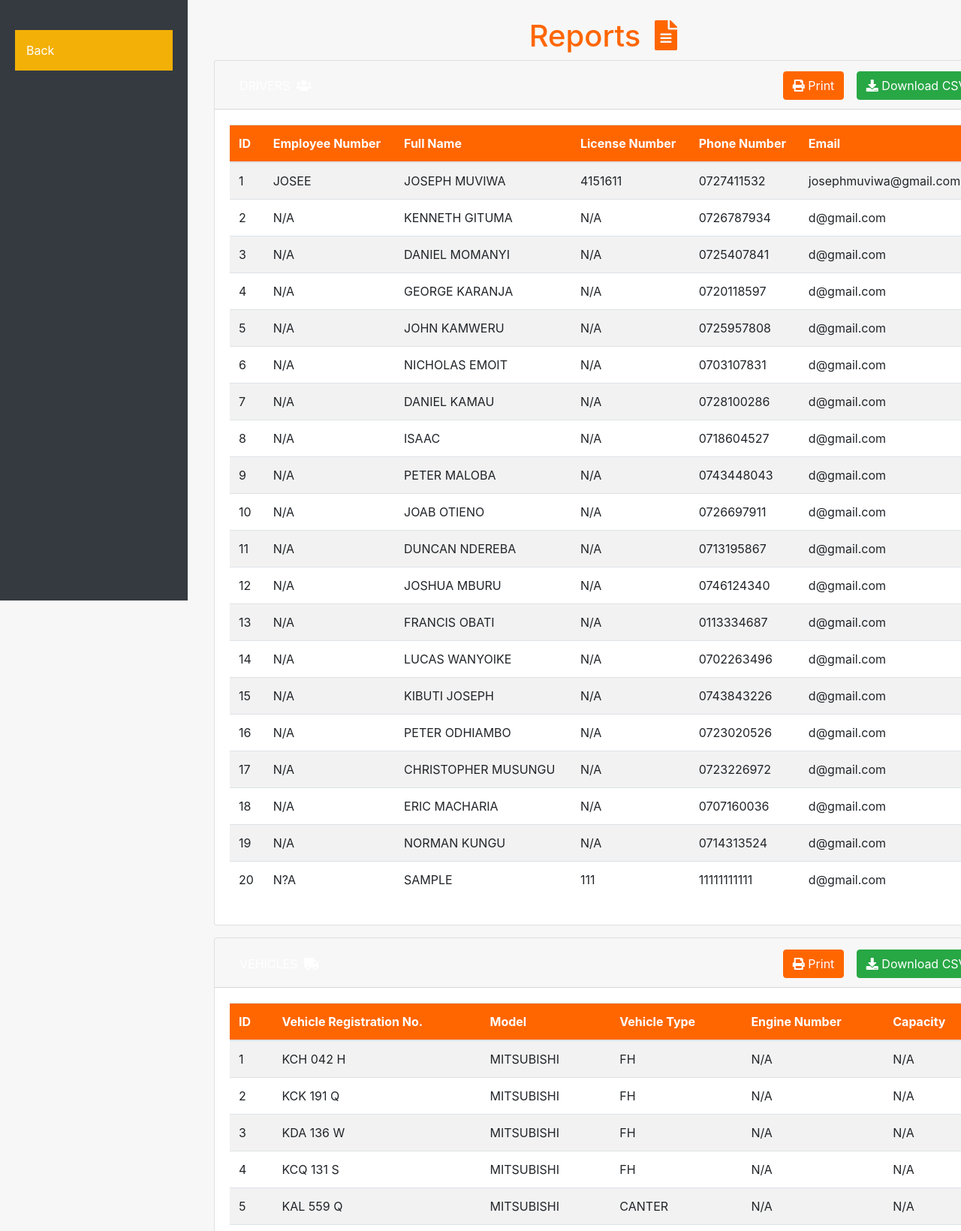
The page /reports/ (upper part) on the database its author committed.
### DLMS/models.py (models this page shows, shortened)
class Driver(models.Model):
    full_name = models.CharField(max_length=100)
    employee_number = models.CharField(max_length=100)
    license_number = models.CharField(max_length=50)
    phone_number = models.CharField(max_length=15)
    email = models.EmailField()

class Vehicle(models.Model):
    vehicle_regno = models.CharField(max_length=100)
    vehicle_model = models.CharField(max_length=100)
    vehicle_type = models.CharField(max_length=100)
    engine_number = models.CharField(max_length=100)
    capacity = models.CharField(max_length=100)

### DLMS/views.py (the view)
# urls.py: path('reports/', reports, name='reports'),
def reports(request):
    drivers = Driver.objects.all()
    co_drivers = CoDriver.objects.all()
    vehicles = Vehicle.objects.all()
    return render(request, 'reports.html', {
        'drivers': drivers,
        'co_drivers': co_drivers,
        'vehicles': vehicles
    })

### DLMS/templates/reports.html (shortened to what this page needs)
<!DOCTYPE html>
<html lang="en">
<head>
  <link rel="stylesheet" href="https://stackpath.bootstrapcdn.com/bootstrap/4.5.2/css/bootstrap.min.css">
  <link rel="stylesheet" href="https://cdnjs.cloudflare.com/ajax/libs/font-awesome/5.15.3/css/all.min.css">
  {% load static %}
  <link rel="stylesheet" href="{% static 'reports.css' %}">
</head>
<body>
  <div class="sidebar">
    <a href="#" class="back-button" onclick="goToDashboard()">Back</a>
  </div>
  <div class="container mt-4 col-md-10">
    <h1 class="text-center">
        Reports
        <i class="fas fa-file-alt ml-2"></i>
    </h1>
    <div class="card">
      <div class="card-header" id="driversHeading">
        <h2 class="mb-0">
          <button class="btn btn-link text-white" type="button" data-toggle="collapse" data-target="#driversCollapse" aria-expanded="true" aria-controls="driversCollapse">
            <i class="fas fa-users ml-1"></i>
          </button>
          <div class="float-right no-print">
            <button class="btn btn-primary mr-2 btn-print" onclick="printSection('driversCollapse')">
              <i class="fas fa-print"></i> Print
            </button>
            <button class="btn btn-success btn-download" onclick="downloadCSV('drivers')">
              <i class="fas fa-download"></i> Download CSV
            </button>
          </div>
        </h2>
      </div>
      <div id="driversCollapse" class="collapse show" aria-labelledby="driversHeading">
        <div class="card-body">
          <table class="table table-striped">
            <thead>
              <tr>
                <th>ID</th>
                <th>Employee Number</th>
                <th>Full Name</th>
                <th>License Number</th>
                <th>Phone Number</th>
                <th>Email</th>
              </tr>
            </thead>
            <tbody>
              {% for driver in drivers %}
              <tr>
                <td>{{ forloop.counter }}</td>
                <td>{{ driver.employee_number }}</td>
                <td>{{ driver.full_name }}</td>
                <td>{{ driver.license_number }}</td>
                <td>{{ driver.phone_number }}</td>
                <td>{{ driver.email }}</td>
              </tr>
              {% endfor %}
            </tbody>
          </table>
        </div>
      </div>
    </div>
    <div class="card mt-3">
      <div class="card-header" id="vehiclesHeading">
        <h2 class="mb-0">
          <button class="btn btn-link text-white" type="button" data-toggle="collapse" data-target="#vehiclesCollapse" aria-expanded="true" aria-controls="vehiclesCollapse">
            <i class="fas fa-truck ml-1"></i>
          </button>
          <div class="float-right no-print">
            <button class="btn btn-primary mr-2 btn-print" onclick="printSection('vehiclesCollapse')">
              <i class="fas fa-print"></i> Print
            </button>
            <button class="btn btn-success btn-download" onclick="downloadCSV('vehicles')">
              <i class="fas fa-download"></i> Download CSV
            </button>
          </div>
        </h2>
      </div>
      <div id="vehiclesCollapse" class="collapse show" aria-labelledby="vehiclesHeading">
        <div class="card-body">
          <table class="table table-striped">
            <thead>
              <tr>
                <th>ID</th>
                <th>Vehicle Registration No.</th>
                <th>Model</th>
                <th>Vehicle Type</th>
                <th>Engine Number</th>
                <th>Capacity</th>
              </tr>
            </thead>
            <tbody>
              {% for vehicle in vehicles %}
              <tr>
                <td>{{ forloop.counter }}</td>
                <td>{{ vehicle.vehicle_regno }}</td>
                <td>{{ vehicle.vehicle_model }}</td>
                <td>{{ vehicle.vehicle_type }}</td>
                <td>{{ vehicle.engine_number }}</td>
                <td>{{ vehicle.capacity }}</td>
              </tr>
              {% endfor %}
            </tbody>
          </table>
        </div>
      </div>
    </div>
  </div>
   </body>
</html>

### DLMS/static/reports.css (style rules this page uses)
body { background-color: #f7f7f7; color: #333; margin: 0; padding: 0; }
h1 { color: #ff6600; }
.btn-primary { background-color: #ff6600; border-color: #ff6600; }
.table thead th { background-color: #ff6600; color: white; }
.sidebar { position: fixed; top: 0; left: 0; width: 200px; height: 100%; background-color: #343a40; padding-top: 20px; z-index: 1000; overflow-y: auto; }
.sidebar a { color: #fff; padding: 15px; text-decoration: none; display: block; }
.back-button { display: inline-block; padding: 10px 15px; background-color: #f3b006; color: #f0e80ee0; border: none; cursor: pointer; }
.sidebar { width: 250px; height: 100vh; position: fixed; background-color: #343a40; color: white; padding: 20px; }
.container { margin-left: 270px; }
.sidebar a { color: white; text-decoration: none; display: block; margin-top: 20px; }
.btn-link { color: white; text-decoration: none; }

### rows shown on the page
Driver: employee_number "JOSEE", full_name "JOSEPH MUVIWA", license_number "4151611", phone_number "0727411532", email "josephmuviwa@gmail.com"
Driver: employee_number "N/A", full_name "KENNETH GITUMA", license_number "N/A", phone_number "0726787934", email "d@gmail.com"
Driver: employee_number "N/A", full_name "DANIEL MOMANYI", license_number "N/A", phone_number "0725407841", email "d@gmail.com"
Driver: employee_number "N/A", full_name "GEORGE KARANJA", license_number "N/A", phone_number "0720118597", email "d@gmail.com"
Driver: employee_number "N/A", full_name "JOHN KAMWERU", license_number "N/A", phone_number "0725957808", email "d@gmail.com"
Driver: employee_number "N/A", full_name "NICHOLAS EMOIT", license_number "N/A", phone_number "0703107831", email "d@gmail.com"
Driver: employee_number "N/A", full_name "DANIEL KAMAU", license_number "N/A", phone_number "0728100286", email "d@gmail.com"
Driver: employee_number "N/A", full_name "ISAAC", license_number "N/A", phone_number "0718604527", email "d@gmail.com"
Driver: employee_number "N/A", full_name "PETER MALOBA", license_number "N/A", phone_number "0743448043", email "d@gmail.com"
Driver: employee_number "N/A", full_name "JOAB OTIENO", license_number "N/A", phone_number "0726697911", email "d@gmail.com"
Driver: employee_number "N/A", full_name "DUNCAN NDEREBA", license_number "N/A", phone_number "0713195867", email "d@gmail.com"
Driver: employee_number "N/A", full_name "JOSHUA MBURU", license_number "N/A", phone_number "0746124340", email "d@gmail.com"
Driver: employee_number "N/A", full_name "FRANCIS OBATI", license_number "N/A", phone_number "0113334687", email "d@gmail.com"
Driver: employee_number "N/A", full_name "LUCAS WANYOIKE", license_number "N/A", phone_number "0702263496", email "d@gmail.com"
Driver: employee_number "N/A", full_name "KIBUTI JOSEPH", license_number "N/A", phone_number "0743843226", email "d@gmail.com"
Driver: employee_number "N/A", full_name "PETER ODHIAMBO", license_number "N/A", phone_number "0723020526", email "d@gmail.com"
Driver: employee_number "N/A", full_name "CHRISTOPHER MUSUNGU", license_number "N/A", phone_number "0723226972", email "d@gmail.com"
Driver: employee_number "N/A", full_name "ERIC MACHARIA", license_number "N/A", phone_number "0707160036", email "d@gmail.com"
Driver: employee_number "N/A", full_name "NORMAN KUNGU", license_number "N/A", phone_number "0714313524", email "d@gmail.com"
Driver: employee_number "N?A", full_name "SAMPLE", license_number "111", phone_number "11111111111", email "d@gmail.com"
Vehicle: vehicle_regno "KCH 042 H", vehicle_model "MITSUBISHI", vehicle_type "FH", engine_number "N/A", capacity "N/A"
Vehicle: vehicle_regno "KCK 191 Q", vehicle_model "MITSUBISHI", vehicle_type "FH", engine_number "N/A", capacity "N/A"
Vehicle: vehicle_regno "KDA 136 W", vehicle_model "MITSUBISHI", vehicle_type "FH", engine_number "N/A", capacity "N/A"
Vehicle: vehicle_regno "KCQ 131 S", vehicle_model "MITSUBISHI", vehicle_type "FH", engine_number "N/A", capacity "N/A"
Vehicle: vehicle_regno "KAL 559 Q", vehicle_model "MITSUBISHI", vehicle_type "CANTER", engine_number "N/A", capacity "N/A"
